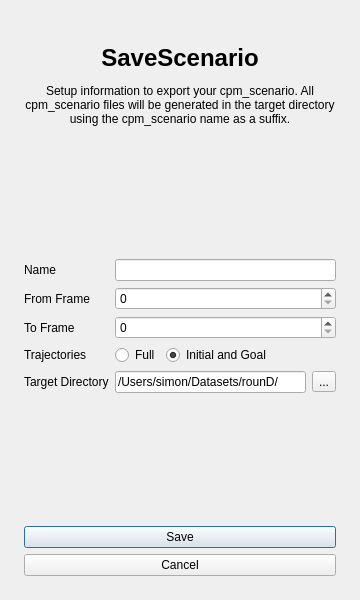
<?xml version="1.0" encoding="UTF-8"?>
<ui version="4.0">
 <class>SaveScenarioDialog</class>
 <widget class="QDialog" name="SaveScenarioDialog">
  <property name="windowModality">
   <enum>Qt::WindowModal</enum>
  </property>
  <property name="geometry">
   <rect>
    <x>0</x>
    <y>0</y>
    <width>360</width>
    <height>600</height>
   </rect>
  </property>
  <property name="windowTitle">
   <string>Save Scenario</string>
  </property>
  <property name="modal">
   <bool>true</bool>
  </property>
  <layout class="QVBoxLayout" name="verticalLayout" stretch="0,1,0">
   <property name="leftMargin">
    <number>24</number>
   </property>
   <property name="topMargin">
    <number>24</number>
   </property>
   <property name="rightMargin">
    <number>24</number>
   </property>
   <property name="bottomMargin">
    <number>24</number>
   </property>
   <item>
    <widget class="QLabel" name="label_2">
     <property name="text">
      <string>&lt;html&gt;&lt;head/&gt;&lt;body&gt;&lt;p align=&quot;center&quot;&gt;&lt;img src=&quot;:/resources/logo.png&quot;/&gt;&lt;/p&gt;&lt;/body&gt;&lt;/html&gt;</string>
     </property>
     <property name="alignment">
      <set>Qt::AlignCenter</set>
     </property>
    </widget>
   </item>
   <item>
    <widget class="QWidget" name="widget" native="true">
     <layout class="QVBoxLayout" name="verticalLayout_2" stretch="0,1">
      <property name="leftMargin">
       <number>0</number>
      </property>
      <property name="topMargin">
       <number>0</number>
      </property>
      <property name="rightMargin">
       <number>0</number>
      </property>
      <property name="bottomMargin">
       <number>0</number>
      </property>
      <item>
       <widget class="QLabel" name="lbl_description">
        <property name="text">
         <string>&lt;html&gt;&lt;head/&gt;&lt;body&gt;&lt;p align=&quot;center&quot;&gt;&lt;span style=&quot; font-size:18pt; font-weight:600;&quot;&gt;Save&lt;/span&gt;&lt;span style=&quot; font-weight:600;&quot;/&gt;&lt;span style=&quot; font-size:18pt; font-weight:600;&quot;&gt;Scenario&lt;/span&gt;&lt;/p&gt;&lt;p align=&quot;center&quot;&gt;Setup information to export your cpm_scenario. All cpm_scenario files will be generated in the target directory using the cpm_scenario name as a suffix.&lt;/p&gt;&lt;/body&gt;&lt;/html&gt;</string>
        </property>
        <property name="wordWrap">
         <bool>true</bool>
        </property>
       </widget>
      </item>
      <item>
       <widget class="QWidget" name="widget_form" native="true">
        <property name="minimumSize">
         <size>
          <width>100</width>
          <height>59</height>
         </size>
        </property>
        <layout class="QFormLayout" name="formLayout">
         <property name="fieldGrowthPolicy">
          <enum>QFormLayout::AllNonFixedFieldsGrow</enum>
         </property>
         <property name="labelAlignment">
          <set>Qt::AlignLeading|Qt::AlignLeft|Qt::AlignVCenter</set>
         </property>
         <property name="formAlignment">
          <set>Qt::AlignCenter</set>
         </property>
         <property name="leftMargin">
          <number>0</number>
         </property>
         <property name="rightMargin">
          <number>0</number>
         </property>
         <item row="1" column="0">
          <widget class="QLabel" name="lbl_from_frame">
           <property name="text">
            <string>From Frame</string>
           </property>
          </widget>
         </item>
         <item row="1" column="1">
          <widget class="QSpinBox" name="spinner_from_frame"/>
         </item>
         <item row="2" column="0">
          <widget class="QLabel" name="lbl_to_frame">
           <property name="text">
            <string>To Frame</string>
           </property>
          </widget>
         </item>
         <item row="4" column="0">
          <widget class="QLabel" name="lbl_root">
           <property name="text">
            <string>Target Directory</string>
           </property>
          </widget>
         </item>
         <item row="2" column="1">
          <widget class="QSpinBox" name="spinner_to_frame"/>
         </item>
         <item row="4" column="1">
          <widget class="QWidget" name="widget_browse" native="true">
           <layout class="QHBoxLayout" name="horizontalLayout">
            <property name="leftMargin">
             <number>0</number>
            </property>
            <property name="topMargin">
             <number>0</number>
            </property>
            <property name="rightMargin">
             <number>0</number>
            </property>
            <property name="bottomMargin">
             <number>0</number>
            </property>
            <item>
             <widget class="QLineEdit" name="edit_browse">
              <property name="text">
               <string>/Users/simon/Datasets/rounD/</string>
              </property>
              <property name="placeholderText">
               <string>Dataset Directory</string>
              </property>
             </widget>
            </item>
            <item>
             <widget class="QToolButton" name="btn_browse">
              <property name="text">
               <string>...</string>
              </property>
              <property name="icon">
               <iconset resource="../resources/resources.qrc">
                <normaloff>:/resources/icons/folder.svg</normaloff>:/resources/icons/folder.svg</iconset>
              </property>
              <property name="iconSize">
               <size>
                <width>24</width>
                <height>24</height>
               </size>
              </property>
             </widget>
            </item>
           </layout>
          </widget>
         </item>
         <item row="0" column="0">
          <widget class="QLabel" name="lbl_name">
           <property name="text">
            <string>Name</string>
           </property>
          </widget>
         </item>
         <item row="0" column="1">
          <widget class="QLineEdit" name="edit_name"/>
         </item>
         <item row="3" column="0">
          <widget class="QLabel" name="label">
           <property name="text">
            <string>Trajectories</string>
           </property>
          </widget>
         </item>
         <item row="3" column="1">
          <widget class="QWidget" name="widget_trajectories" native="true">
           <layout class="QHBoxLayout" name="horizontalLayout_2" stretch="0,1">
            <property name="leftMargin">
             <number>0</number>
            </property>
            <property name="topMargin">
             <number>0</number>
            </property>
            <property name="rightMargin">
             <number>0</number>
            </property>
            <property name="bottomMargin">
             <number>0</number>
            </property>
            <item>
             <widget class="QRadioButton" name="radio_full_trajectory">
              <property name="text">
               <string>Full</string>
              </property>
              <attribute name="buttonGroup">
               <string notr="true">buttonGroup</string>
              </attribute>
             </widget>
            </item>
            <item>
             <widget class="QRadioButton" name="radio_initial_and_goal_only">
              <property name="text">
               <string>Initial and Goal</string>
              </property>
              <property name="checked">
               <bool>true</bool>
              </property>
              <attribute name="buttonGroup">
               <string notr="true">buttonGroup</string>
              </attribute>
             </widget>
            </item>
           </layout>
          </widget>
         </item>
        </layout>
       </widget>
      </item>
     </layout>
    </widget>
   </item>
   <item>
    <widget class="QDialogButtonBox" name="btn_dialog">
     <property name="sizePolicy">
      <sizepolicy hsizetype="Expanding" vsizetype="Expanding">
       <horstretch>0</horstretch>
       <verstretch>0</verstretch>
      </sizepolicy>
     </property>
     <property name="orientation">
      <enum>Qt::Vertical</enum>
     </property>
     <property name="standardButtons">
      <set>QDialogButtonBox::Cancel|QDialogButtonBox::Save</set>
     </property>
    </widget>
   </item>
  </layout>
 </widget>
 <resources>
  <include location="../resources/resources.qrc"/>
 </resources>
 <connections/>
 <buttongroups>
  <buttongroup name="buttonGroup"/>
 </buttongroups>
</ui>
